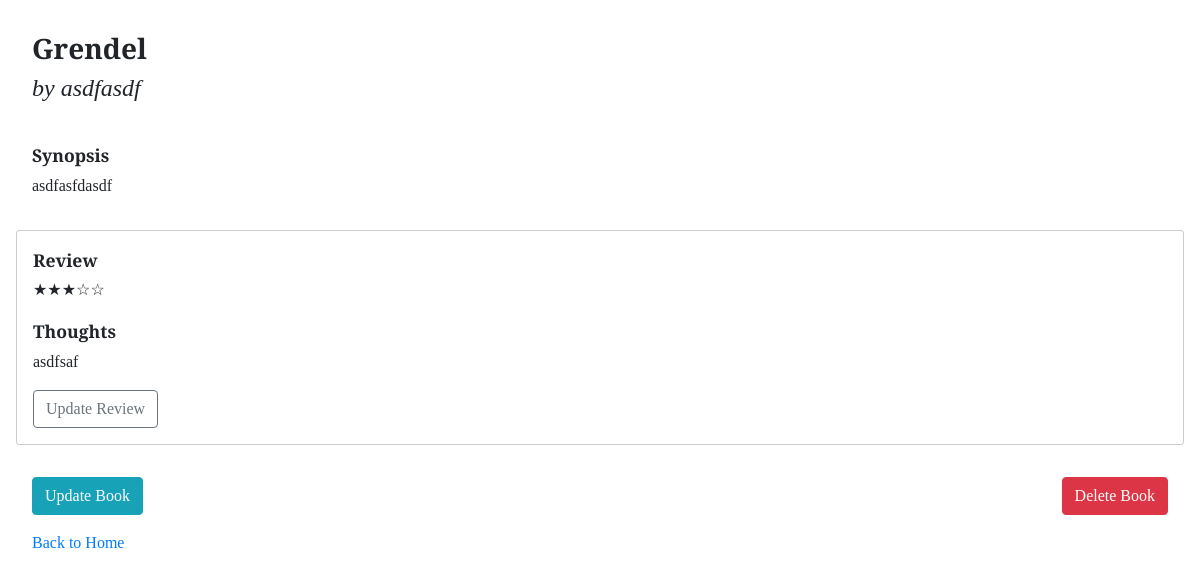
Screenshot of /book/1/ with the database file from the repository.
### books/models.py (models this page shows, shortened)
class Book(models.Model):
    title = models.CharField(max_length=255)
    author = models.CharField(max_length=255)
    image = models.CharField(max_length=255, blank=True, null=True)
    synopsis = models.TextField(blank=True, null=True)
    read_date = models.CharField(max_length=255, blank=True, null=True)
    add_date = models.DateTimeField('date added')
    user = models.ForeignKey(
        User,
        on_delete=models.CASCADE
    )

class Review(models.Model):
    NO_STARS = '☆☆☆☆☆'
    ONE_STAR = '★☆☆☆☆'
    TWO_STARS = '★★☆☆☆'
    THREE_STARS = '★★★☆☆'
    FOUR_STARS = '★★★★☆'
    FIVE_STARS = '★★★★★'
    REVIEW_CHOICES = [
        (NO_STARS, 'No stars'),
        (ONE_STAR, 'One star'),
        (TWO_STARS, 'Two stars'),
        (THREE_STARS, 'Three stars'),
        (FOUR_STARS, 'Four stars'),
        (FIVE_STARS, 'Five stars')
    ]
    book = models.OneToOneField(
        Book,
        on_delete=models.CASCADE,
        primary_key=True,
    )
    stars = models.CharField(max_length=255, choices=REVIEW_CHOICES, default=NO_STARS)
    thoughts = models.TextField(blank=True, null=True)

### books/views.py (the view)
# urls.py: path('book/<int:pk>/', views.DetailView.as_view(), name='detail'),
class DetailView(generic.DetailView):
    model = Book
    template_name = 'books/detail.html'

### books/templates/books/detail.html (shortened to what this page needs)
<!DOCTYPE html>
<html lang="en">
<head>
    {% load static %}
    <link rel="stylesheet" href="https://stackpath.bootstrapcdn.com/bootstrap/4.4.1/css/bootstrap.min.css"
>
    <link rel="stylesheet" href="{% static 'books/style.css' %}">
</head>
<body>
    <div class="m-3">
        <div class="book-header p-3">
            <h3 class="font-weight-bold">{{ book.title }}</h3>
            <h4 class="font-italic">by {{ book.author }}</h4>
        </div>
        <div class="synopsis p-3">
            <p class="subtitle">Synopsis</p>
            {% if book.synopsis %}
            <span>{{ book.synopsis }}</span>
            {% else %}
            <span class="font-italic">This book doesn't have a synopsis yet.</span>
            {% endif %}
        </div>
        <div class="review p-3 my-3">
            <p class="subtitle baskerville">Review</p>
            <div class="mb-3">
                <span>{{ book.review.stars }}</span>
        </div>
        <p class="subtitle baskerville">Thoughts</p>
        {% if book.review.thoughts %}
        <p>{{ book.review.thoughts }}</p>
        {% else %}
        <p class="font-italic">No thoughts have been added yet.</p>
        {% endif %}
        <a href="{% url 'books:update_review' book.id %}">
            <button class="btn btn-outline-secondary">Update Review</button>
        </a>
    </div>
    <div class="edit-btns p-3 d-flex justify-content-between">
        <a href="{% url 'books:update_book' book.id %}">
            <button class="btn btn-info">Update Book</button>
        </a>
        <a href="{% url 'books:delete_book' book.id %}">
            <button class="btn btn-danger">Delete Book</button>
        </a>
    </div>
    <a class="p-3" href="{% url 'books:index' %}">Back to Home</a>
    </div>
</body>
</html>

### books/static/books/style.css (style rules this page uses)
* { box-sizing: border-box; }
body { font-family: 'Libre Baskerville', serif; }
.subtitle { font-weight: bold; font-size: 1.1em; margin-bottom: 5px; }
.review { border: 1px solid #ccc; border-radius: 3px; }

### rows the page displays
Book: title "Grendel", author "asdfasdf", synopsis "asdfasfdasdf", review.stars "★★★☆☆", review.thoughts "asdfsaf"
